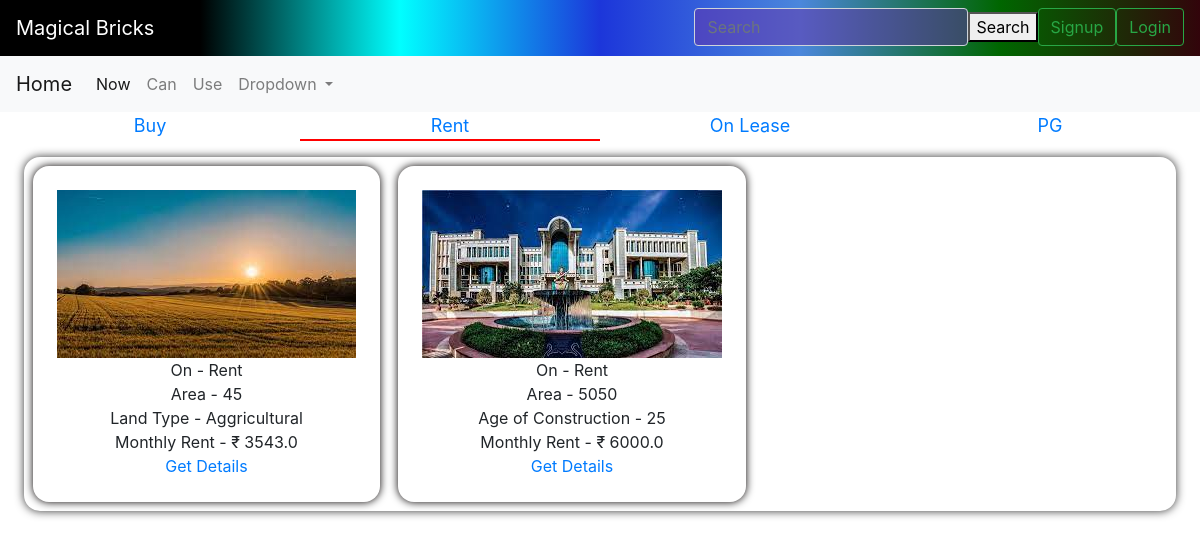
The app's page /properties?category=3, older data.
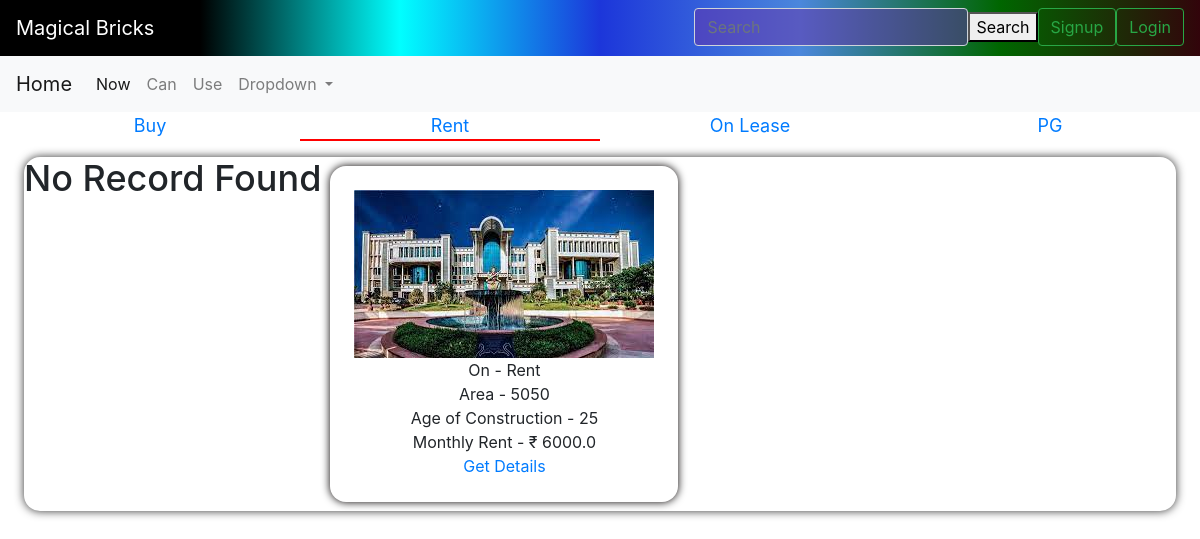
The same page, newer data.
### bricks/models.py (models this page shows, shortened)
class category(models.Model):
    cat=models.CharField(max_length=50)
    def __str__(self) :
        return self.cat

class land(models.Model):
    name=models.CharField(max_length=500,blank=False,null=True,default=None)
    cat=models.ForeignKey("category", null=True , on_delete=models.CASCADE, default=None)
    owner_phone=models.IntegerField(null=True, blank=False)
    owner_name=models.CharField(max_length=500,blank=False,null=True,default=None)
    area=models.IntegerField(default=0)
    land_type=models.CharField(choices=t_l, max_length=50, default= None, null=True)
    price=models.FloatField(default=0)
    p_type=models.CharField(max_length=10, default="Land")
    address=models.CharField(max_length=200, blank= False, default=None, null=False, unique=True)
    images=models.ImageField(upload_to='images/')

class built(models.Model):
    name=models.CharField(max_length=500,blank=False,null=True,default=None)
    owner_phone=models.IntegerField(null=True, blank=False)
    owner_name=models.CharField(max_length=500,blank=False,null=True,default=None)
    cat=models.ForeignKey("category", null=True , on_delete=models.CASCADE, default=None)
    area=models.IntegerField()
    floors=models.IntegerField()
    status=models.CharField(max_length=50,choices=st)
    faces=models.CharField(choices=direction, max_length=50, blank=False)
    p_type=models.CharField(max_length=10, default="Built")
    furnished_status=models.CharField(max_length=50,choices=state, blank=False, null=True)
    type_of_ownership=models.CharField(max_length=50,choices=too)
    price=models.FloatField(default=0,null=True)
    age=models.IntegerField()
    address=models.CharField(max_length=200, blank= False, default=None, null=True, unique=True)
    images=models.ImageField(upload_to='images/')

### bricks/views.py (the view)
# urls.py: path('properties',views.properties,name='properties'),
def properties(request):
    x=request.GET.get('category')
    obj=get_object_or_404(category, pk=x)
    p=land.objects.filter(cat__cat=obj.cat)
    q=built.objects.filter(cat__cat=obj.cat)
    y=category.objects.all()
    print(p.count())
    return render(request,'bricks/properties.html',{"obj":p,"obj2":q,"y":y,"current_cat":obj.cat})

### bricks/templates/bricks/properties.html (shortened to what this page needs)
<!DOCTYPE html>
<html lang="en">
<head>
  {% load static %}
  <link rel="stylesheet" href="{% static 'bricks/style_properties.css' %}" />
</head>
<body>
  {% include "bricks/navbar.html" %}
  <div class="main">
    {% if y %} {% for x in y %}
    <a href="{% url 'properties' %}?category={{x.id}}" id="cat">
      {% if current_cat %}
      {% if current_cat == x.cat %}
      <div class="heading" style="border-bottom: 0.2vw solid red;">{{x.cat}}</div>
      {% else %}
      <div class="heading">{{x.cat}}</div>
      {% endif %}
      {% else %}
      <div class="heading">{{x.cat}}</div>
      {% endif %}
    </a>
    {% endfor %} {% endif %}
  </div>
  <div class="properties">
    {% if obj %} {% for y in obj %}
    <div class="property">
      <div class="info_items"><img src="{{y.images.url}}" alt=""></div>
      <div class="info_items">On - {{y.cat}}</div>
      <div class="info_items">Area - {{y.area}}</div>
      <div class="info_items">Land Type - {{y.land_type}}</div>
      {% if y.cat.cat == "Rent" or y.cat.cat == "PG" %}
      <div class="info_items">Monthly Rent - &#8377 {{y.price}}</div>
      {% else %}
      <div class="info_items">Price - &#8377 {{y.price}}</div>
      {% endif %}
      <a href="{% url 'property_details' y.id %}?p_type={{y.p_type}}" id="details_button">Get Details</a>
    </div>
    {% endfor %}
    {% else %}
    <h1 style="font-size: 3vw;text-align: center;">No Record Found</h1>
    {% endif %}
    {% if obj2 %}
    {% for y in obj2 %}
    <div class="property">
      <div class="info_items"><img  src="{{y.images.url}}" alt=""></div>
      <div class="info_items">On - {{y.cat}}</div>
      <div class="info_items">Area - {{y.area}}</div>
      <div class="info_items">Age of Construction - {{y.age}}</div>
      {% if y.cat.cat == "Rent" or y.cat.cat == "PG" %}
      <div class="info_items">Monthly Rent - &#8377 {{y.price}}</div>
      {% else %}
      <div class="info_items">Price - &#8377 {{y.price}}</div>
      {% endif %}
      <a href="{% url 'property_details' y.id %}?p_type={{y.p_type}}" id="details_button">Get Details</a>
    </div>
    {% endfor %}
    {% endif %}
  </div>
</body>
</html>

Row changes from the older to the newer data that the page shows:
removed land: images (picture), cat "Rent", area "45", land_type "Aggricultural", price "3543.0"
Text that changed along with them:
text now shown: "No Record Found"
